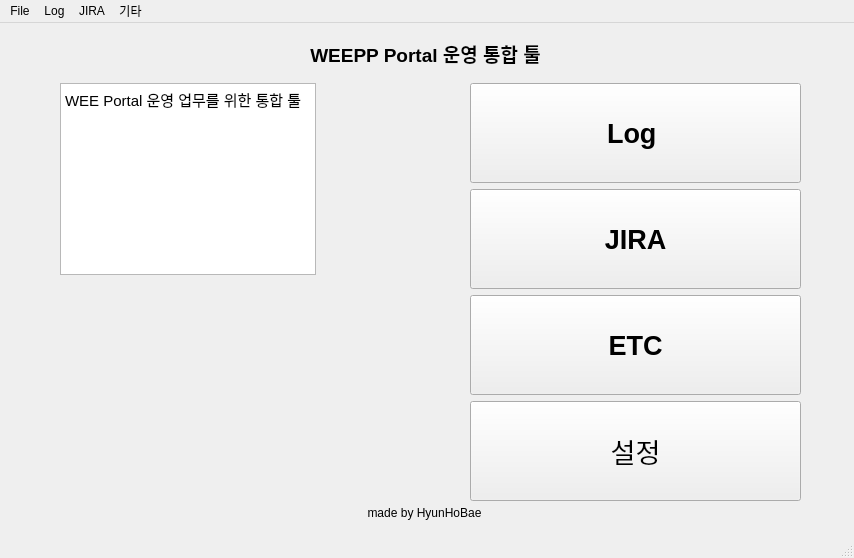
<?xml version="1.0" encoding="UTF-8"?>
<ui version="4.0">
 <class>MainWindow</class>
 <widget class="QMainWindow" name="MainWindow">
  <property name="geometry">
   <rect>
    <x>0</x>
    <y>0</y>
    <width>854</width>
    <height>558</height>
   </rect>
  </property>
  <property name="windowTitle">
   <string>MainWindow</string>
  </property>
  <widget class="QWidget" name="centralwidget">
   <property name="styleSheet">
    <string notr="true">aligment:&quot;aligmentLeft&quot;</string>
   </property>
   <widget class="QWidget" name="verticalLayoutWidget">
    <property name="geometry">
     <rect>
      <x>470</x>
      <y>60</y>
      <width>331</width>
      <height>420</height>
     </rect>
    </property>
    <layout class="QVBoxLayout" name="verticalLayout_5">
     <item>
      <widget class="QPushButton" name="logPageBtn">
       <property name="minimumSize">
        <size>
         <width>100</width>
         <height>100</height>
        </size>
       </property>
       <property name="font">
        <font>
         <pointsize>20</pointsize>
         <bold>true</bold>
        </font>
       </property>
       <property name="cursor">
        <cursorShape>PointingHandCursor</cursorShape>
       </property>
       <property name="styleSheet">
        <string notr="true"/>
       </property>
       <property name="text">
        <string>Log </string>
       </property>
       <property name="iconSize">
        <size>
         <width>100</width>
         <height>100</height>
        </size>
       </property>
      </widget>
     </item>
     <item>
      <widget class="QPushButton" name="JiraPageBtn">
       <property name="minimumSize">
        <size>
         <width>100</width>
         <height>100</height>
        </size>
       </property>
       <property name="font">
        <font>
         <pointsize>20</pointsize>
         <bold>true</bold>
        </font>
       </property>
       <property name="cursor">
        <cursorShape>PointingHandCursor</cursorShape>
       </property>
       <property name="text">
        <string>JIRA</string>
       </property>
      </widget>
     </item>
     <item>
      <widget class="QPushButton" name="etcPageBtn">
       <property name="minimumSize">
        <size>
         <width>100</width>
         <height>100</height>
        </size>
       </property>
       <property name="font">
        <font>
         <pointsize>20</pointsize>
         <bold>true</bold>
        </font>
       </property>
       <property name="cursor">
        <cursorShape>PointingHandCursor</cursorShape>
       </property>
       <property name="text">
        <string>ETC</string>
       </property>
      </widget>
     </item>
     <item>
      <widget class="QPushButton" name="settingPageBtgn">
       <property name="minimumSize">
        <size>
         <width>100</width>
         <height>100</height>
        </size>
       </property>
       <property name="font">
        <font>
         <pointsize>20</pointsize>
         <bold>false</bold>
        </font>
       </property>
       <property name="cursor">
        <cursorShape>PointingHandCursor</cursorShape>
       </property>
       <property name="text">
        <string>설정</string>
       </property>
      </widget>
     </item>
    </layout>
   </widget>
   <widget class="QTextBrowser" name="textBrowser">
    <property name="geometry">
     <rect>
      <x>60</x>
      <y>60</y>
      <width>256</width>
      <height>192</height>
     </rect>
    </property>
    <property name="html">
     <string>&lt;!DOCTYPE HTML PUBLIC &quot;-//W3C//DTD HTML 4.0//EN&quot; &quot;http://www.w3.org/TR/REC-html40/strict.dtd&quot;&gt;
&lt;html&gt;&lt;head&gt;&lt;meta name=&quot;qrichtext&quot; content=&quot;1&quot; /&gt;&lt;meta charset=&quot;utf-8&quot; /&gt;&lt;style type=&quot;text/css&quot;&gt;
p, li { white-space: pre-wrap; }
hr { height: 1px; border-width: 0; }
li.unchecked::marker { content: &quot;\2610&quot;; }
li.checked::marker { content: &quot;\2612&quot;; }
&lt;/style&gt;&lt;/head&gt;&lt;body style=&quot; font-family:'맑은 고딕'; font-size:9pt; font-weight:400; font-style:normal;&quot;&gt;
&lt;p style=&quot; margin-top:0px; margin-bottom:0px; margin-left:0px; margin-right:0px; -qt-block-indent:0; text-indent:0px;&quot;&gt;&lt;span style=&quot; font-size:11pt;&quot;&gt;WEE Portal 운영 업무를 위한 통합 툴&lt;/span&gt;&lt;/p&gt;&lt;/body&gt;&lt;/html&gt;</string>
    </property>
   </widget>
   <widget class="QLabel" name="label">
    <property name="geometry">
     <rect>
      <x>0</x>
      <y>20</y>
      <width>851</width>
      <height>21</height>
     </rect>
    </property>
    <property name="font">
     <font>
      <pointsize>14</pointsize>
      <bold>true</bold>
     </font>
    </property>
    <property name="text">
     <string>WEEPP Portal 운영 통합 툴</string>
    </property>
    <property name="alignment">
     <set>Qt::AlignmentFlag::AlignCenter</set>
    </property>
   </widget>
   <widget class="QLabel" name="label_2">
    <property name="geometry">
     <rect>
      <x>9</x>
      <y>480</y>
      <width>831</width>
      <height>20</height>
     </rect>
    </property>
    <property name="text">
     <string>made by HyunHoBae</string>
    </property>
    <property name="alignment">
     <set>Qt::AlignmentFlag::AlignCenter</set>
    </property>
   </widget>
  </widget>
  <widget class="QMenuBar" name="menubar">
   <property name="geometry">
    <rect>
     <x>0</x>
     <y>0</y>
     <width>854</width>
     <height>22</height>
    </rect>
   </property>
   <widget class="QMenu" name="menufile">
    <property name="title">
     <string>File</string>
    </property>
    <addaction name="actionHOME"/>
    <addaction name="actionEXIT"/>
   </widget>
   <widget class="QMenu" name="menulog">
    <property name="title">
     <string>Log</string>
    </property>
   </widget>
   <widget class="QMenu" name="menuJIRA">
    <property name="title">
     <string>JIRA</string>
    </property>
   </widget>
   <widget class="QMenu" name="menu">
    <property name="title">
     <string>기타</string>
    </property>
   </widget>
   <addaction name="menufile"/>
   <addaction name="menulog"/>
   <addaction name="menuJIRA"/>
   <addaction name="menu"/>
  </widget>
  <widget class="QStatusBar" name="statusbar"/>
  <action name="actionHOME">
   <property name="text">
    <string>HOME</string>
   </property>
  </action>
  <action name="actionEXIT">
   <property name="text">
    <string>EXIT</string>
   </property>
  </action>
 </widget>
 <resources/>
 <connections/>
 <slots>
  <slot>pageChange()</slot>
  <slot>moveSelectServerForLog()</slot>
 </slots>
</ui>
